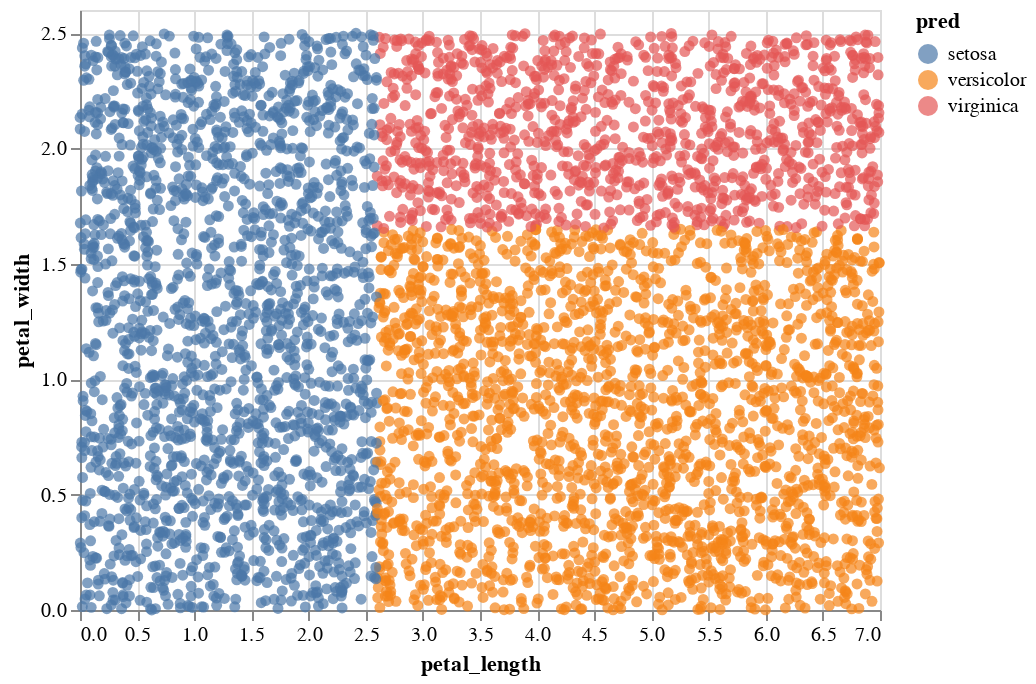

Write notebook code for a chart like this one.
### Markdown cell above
Now we make the chart.  This shows a decision tree with three leaf nodes (three regions).  The decision boundaries are straight lines, like for logistic regression.  Moreover, these straight lines are always parallel to the coordinate axes.  So it might sound like decision trees are less flexible than logistic regression classifiers.  But in fact, decision trees are more prone to overfitting than logistic regression classifiers in general, because as the number of leaf nodes increases, the regions can get more and more complex/specialized.

It's worth staring at the following image, together with the illustrated decision tree above (the one produced by `plot_tree`), and seeing how they compare.  For example, do you see why the boundary line at petal width 1.65 only goes to the right?  (Why doesn't it continue all the way to the left of petal length 2.6, in terms of the above visualization of the decision tree?)

### Code cell
alt.Chart(df2).mark_circle().encode(
    x = "petal_length",
    y = "petal_width",
    color = 'pred'
)

### Figure 1 — Vega-Lite specification as saved in the notebook (floating-point values rounded to 4 significant figures; data arrays with more than 128 entries replaced by an {"elided": "..."} marker saying what was removed)
{"config": {"view": {"continuousWidth": 400, "continuousHeight": 300}}, "data": {"name": "data-58efdea727d9e4bb68bb93183d9f2d52"}, "mark": "circle", "encoding": {"color": {"field": "pred", "type": "nominal"}, "x": {"field": "petal_length", "type": "quantitative"}, "y": {"field": "petal_width", "type": "quantitative"}}, "$schema": "https://vega.github.io/schema/vega-lite/v4.17.0.json", "datasets": {"data-58efdea727d9e4bb68bb93183d9f2d52": {"elided": "5000 records"}}}
